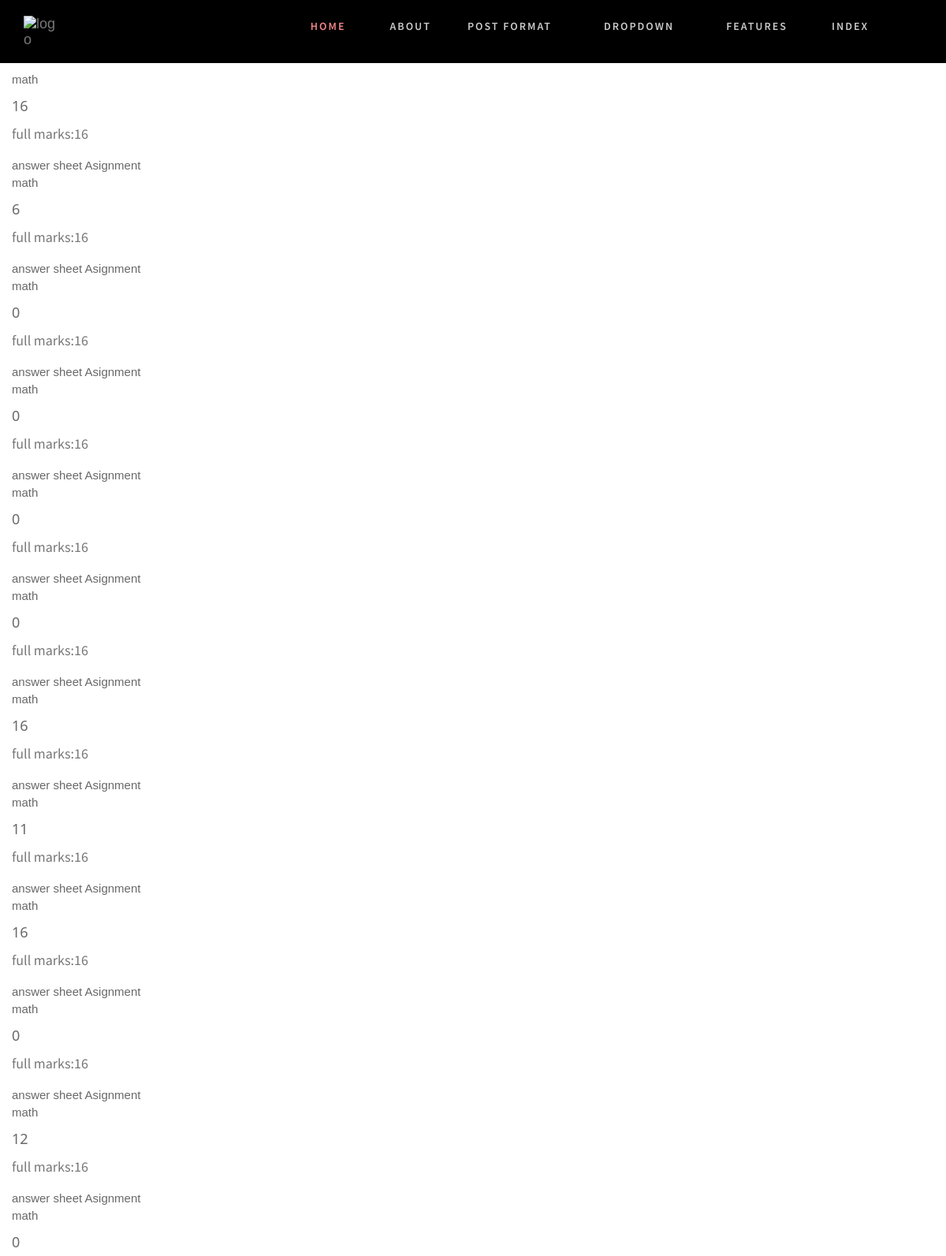
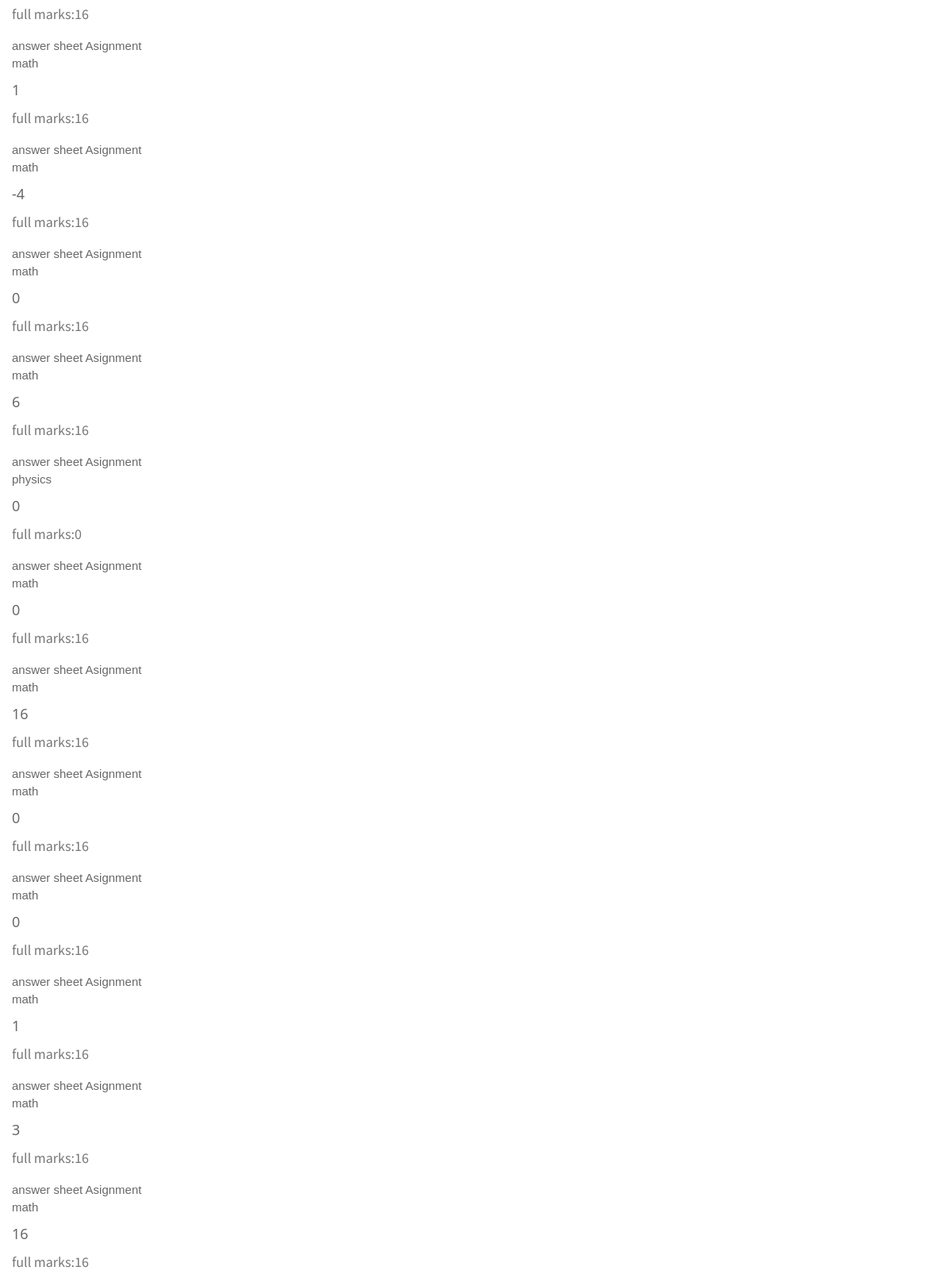
The app's page /assignment/result (signed in, upper part) with its own data (2 pictures, top to bottom).
### assignment/models.py (models this page shows, shortened)
class Assignment_answered_by(models.Model):
    name_of_assignment=models.CharField(max_length=30)
    assignment_id=models.IntegerField()
    user=models.ForeignKey(User,on_delete=models.CASCADE)
    answer_string=models.CharField(max_length=400)
    marks=models.IntegerField()
    total_marks=models.IntegerField()
    submitted=models.DateTimeField(default=now)

### assignment/views.py (the view)
# urls.py: path('result',result,name='result'),
def result(request):
    result=request.user.assignment_answered_by_set.order_by('-submitted')
    return render(request,'assignment/result.html',{'result':result,})

### assignment/templates/assignment/result.html (shortened to what this page needs)
{% extends 'accounts/base.html'%}
{% block body %}
<div class="container">
    {% for result in result %}
    <div class="row">
        <div class="col-6">
                <div class="card bg-light mb-3">
                      <div class="card-header">
	                          {{result.name_of_assignment}}
                      </div>
                          <div class="card-body">
                            <h5 class="card-title">{{result.marks}}</h5>
                            <p class="card-text">full marks:{{result.total_marks}}</p>
                            <a href="#" class="card-link">answer sheet</a>
                            <a href="{% url 'assignment:answersheet' ass_id=result.assignment_id ans_id=result.id  %}" class="card-link">Asignment</a>
                    </div>
                </div>
            </div>
        </div>
    {% endfor %}
    </div>
{% endblock %}

### accounts/static/accounts/css/style.css (style rules this page uses)
body { margin: 0; font-size: 14px; color: #686868; -webkit-font-smoothing: antialiased; -moz-osx-font-smoothing: grayscale; overflow-x: hidden; word-wrap: break-word; font-family: 'Playfair Display', serif; }
h5 { font-size: 14px; line-height: 22px; }
h1, h2, h3, h4, h5, h6 { margin: 0; font-weight: 400; }
p { font-size: 18px; line-height: 29px; margin: 0 0 15px; color: #777777; font-family: 'Source Sans Pro', sans-serif; }

### accounts/static/accounts/css/w3.css (style rules this page uses)
*,*:before,*:after { box-sizing:inherit }
html { -ms-text-size-adjust:100%;-webkit-text-size-adjust:100% }
body { margin:0 }
html,body { font-family:Verdana,sans-serif;font-size:15px;line-height:1.5 }
html { overflow-x:hidden }
h5 { font-size:18px }
h1,h2,h3,h4,h5,h6 { font-family:"Segoe UI",Arial,sans-serif;font-weight:400;margin:10px 0 }

### records on screen
Assignment_answered_by: name_of_assignment "math", marks "16", total_marks "16"
Assignment_answered_by: name_of_assignment "math", marks "6", total_marks "16"
Assignment_answered_by: name_of_assignment "math", marks "0", total_marks "16"
Assignment_answered_by: name_of_assignment "math", marks "0", total_marks "16"
Assignment_answered_by: name_of_assignment "math", marks "0", total_marks "16"
Assignment_answered_by: name_of_assignment "math", marks "0", total_marks "16"
Assignment_answered_by: name_of_assignment "math", marks "16", total_marks "16"
Assignment_answered_by: name_of_assignment "math", marks "11", total_marks "16"
Assignment_answered_by: name_of_assignment "math", marks "16", total_marks "16"
Assignment_answered_by: name_of_assignment "math", marks "0", total_marks "16"
Assignment_answered_by: name_of_assignment "math", marks "12", total_marks "16"
Assignment_answered_by: name_of_assignment "math", marks "0", total_marks "16"
Assignment_answered_by: name_of_assignment "math", marks "1", total_marks "16"
Assignment_answered_by: name_of_assignment "math", marks "-4", total_marks "16"
Assignment_answered_by: name_of_assignment "math", marks "0", total_marks "16"
Assignment_answered_by: name_of_assignment "math", marks "6", total_marks "16"
Assignment_answered_by: name_of_assignment "physics", marks "0", total_marks "0"
Assignment_answered_by: name_of_assignment "math", marks "0", total_marks "16"
Assignment_answered_by: name_of_assignment "math", marks "16", total_marks "16"
Assignment_answered_by: name_of_assignment "math", marks "0", total_marks "16"
Assignment_answered_by: name_of_assignment "math", marks "0", total_marks "16"
Assignment_answered_by: name_of_assignment "math", marks "1", total_marks "16"
Assignment_answered_by: name_of_assignment "math", marks "3", total_marks "16"
Assignment_answered_by: name_of_assignment "math", marks "16", total_marks "16"
